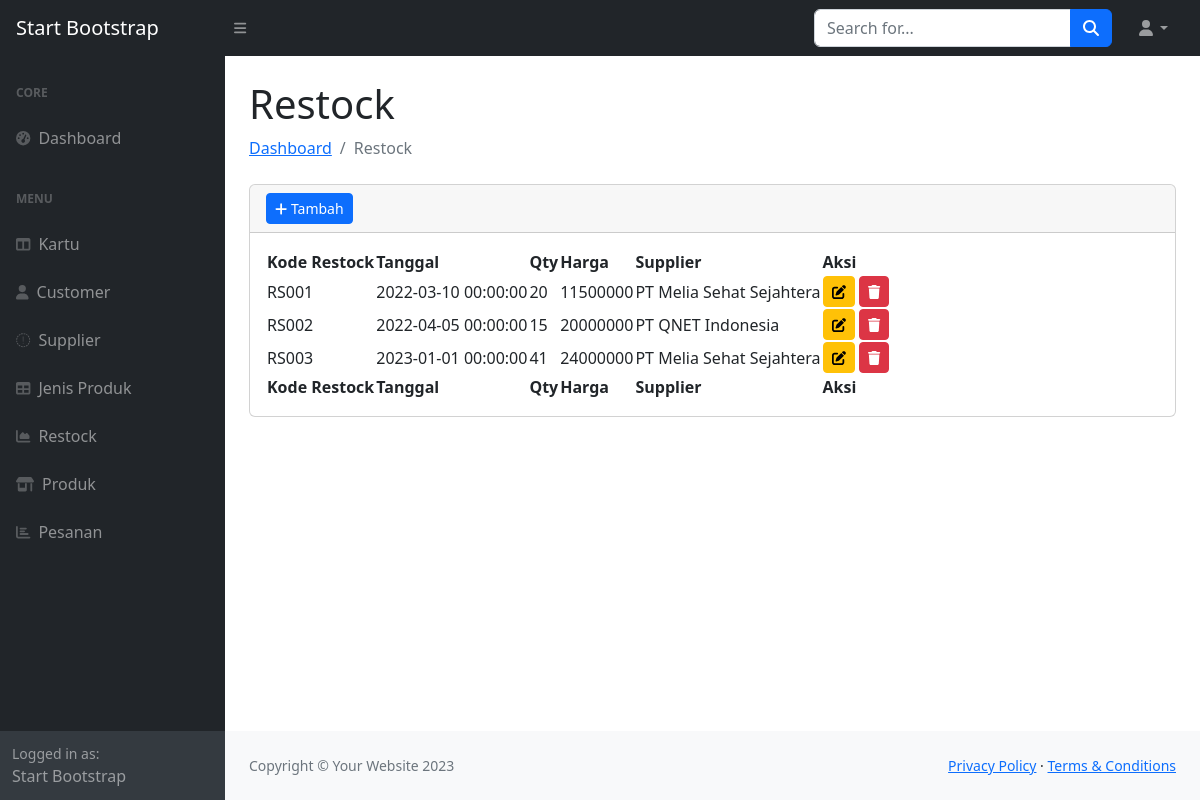
The app's page /admin/stok.php with its own data.
### tables this page shows
CREATE TABLE `restock` (
  `id` int(11) NOT NULL,
  `restock_number` varchar(45) DEFAULT NULL,
  `date` datetime DEFAULT NULL,
  `qty` int(11) DEFAULT NULL,
  `price` int(11) DEFAULT NULL,
  `supplier_id` int(11) NOT NULL
);

CREATE TABLE `supplier` (
  `id` int(11) NOT NULL,
  `name` varchar(45) DEFAULT NULL,
  `phone` varchar(45) DEFAULT NULL,
  `address` longtext DEFAULT NULL,
  `contact_name` varchar(45) DEFAULT NULL
);

### admin/stok.php (the view, shortened to what this page needs)
<?php
require_once 'layouts/header.php';
require_once 'layouts/navbar.php';
?>
<main>
    <div class="container-fluid px-4">
        <h1 class="mt-4">Restock</h1>
        <ol class="breadcrumb mb-4">
            <li class="breadcrumb-item"><a href="index.php">Dashboard</a></li>
            <li class="breadcrumb-item active">Restock</li>
        </ol>
        <div class="card mb-4">
            <div class="card-header">
                <button type="button" class="btn btn-primary btn-sm" data-toggle="modal" data-target="#modalSaya">
                    <i class="fas fa-plus"></i> Tambah
                </button>
            </div>
            <div class="card-body">
                <table id="datatablesSimple">
                    <thead>
                        <tr>
                            <th>Kode Restock</th>
                            <th>Tanggal</th>
                            <th>Qty</th>
                            <th>Harga</th>
                            <th>Supplier</th>
                            <th>Aksi</th>
                        </tr>
                    </thead>
                    <tfoot>
                        <tr>
                            <th>Kode Restock</th>
                            <th>Tanggal</th>
                            <th>Qty</th>
                            <th>Harga</th>
                            <th>Supplier</th>
                            <th>Aksi</th>
                        </tr>
                    </tfoot>
                    <tbody>
                        <?php
                        $sql = "SELECT `restock`.*, `supplier`.name AS supplier FROM `restock` INNER JOIN `supplier` ON `restock`.`supplier_id` = `supplier`.`id`";
                        $query = $dbh->prepare($sql);
                        $query->execute();
                        $result = $query->fetchAll();
                        if ($query->rowCount() > 0) {
                            foreach ($result as $row) { ?>
                                <tr>
                                    <td><?= $row['restock_number'] ?></td>
                                    <td><?= $row['date'] ?></td>
                                    <td><?= $row['qty'] ?></td>
                                    <td><?= $row['price'] ?></td>
                                    <td><?= $row['supplier'] ?></td>
                                    <td>
                                        <a href="stok_edit.php?id=<?= $row['id'] ?>" class="btn btn-warning btn-sm"><i class="fas fa-edit"></i></a>
                                        <a href="?delete=<?= $row['id'] ?>" class="btn btn-danger btn-sm"><i class="fas fa-trash"></i></a>
                                    </td>
                                </tr>
                        <?php }
                        } else {
                            echo "
                            <tr>
                                <td colspan='5'>Tidak ada data</td>
                            </tr>
                            ";
                        }
                        ?>
                    </tbody>
                </table>
            </div>
        </div>
    </div>
</main>
<?php require_once 'layouts/footer.php' ?>

### records on screen
restock: restock_number "RS001", date "2022-03-10 00:00:00", qty "20", price "11500000", supplier.name "PT Melia Sehat Sejahtera"
restock: restock_number "RS002", date "2022-04-05 00:00:00", qty "15", price "20000000", supplier.name "PT QNET Indonesia"
restock: restock_number "RS003", date "2023-01-01 00:00:00", qty "41", price "24000000", supplier.name "PT Melia Sehat Sejahtera"
